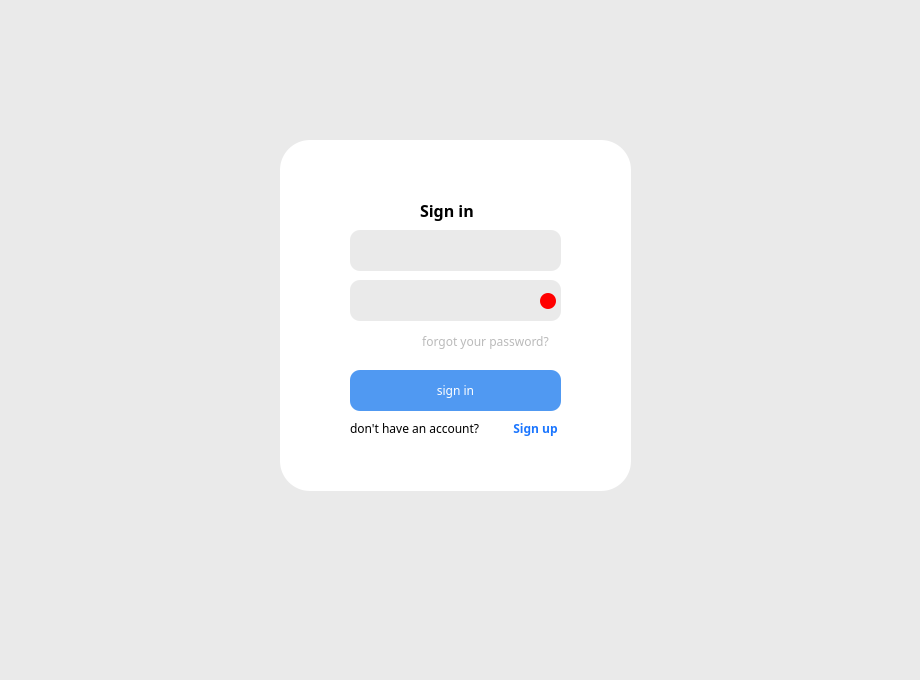
<?xml version="1.0" encoding="UTF-8"?>
<ui version="4.0">
 <class>Dialog</class>
 <widget class="QDialog" name="Dialog">
  <property name="geometry">
   <rect>
    <x>0</x>
    <y>0</y>
    <width>920</width>
    <height>680</height>
   </rect>
  </property>
  <property name="font">
   <font>
    <italic>true</italic>
   </font>
  </property>
  <property name="windowTitle">
   <string>Dialog</string>
  </property>
  <property name="styleSheet">
   <string notr="true">background-color: #EAEAEA;</string>
  </property>
  <widget class="QFrame" name="frame">
   <property name="geometry">
    <rect>
     <x>280</x>
     <y>140</y>
     <width>351</width>
     <height>351</height>
    </rect>
   </property>
   <property name="styleSheet">
    <string notr="true">border-radius: 30px;
background-color: #FFFFFF</string>
   </property>
   <property name="frameShape">
    <enum>QFrame::StyledPanel</enum>
   </property>
   <property name="frameShadow">
    <enum>QFrame::Raised</enum>
   </property>
   <widget class="QLineEdit" name="email">
    <property name="geometry">
     <rect>
      <x>70</x>
      <y>90</y>
      <width>211</width>
      <height>41</height>
     </rect>
    </property>
    <property name="styleSheet">
     <string notr="true">border-radius: 10px;background-color: #EAEAEA;</string>
    </property>
   </widget>
   <widget class="QPushButton" name="logup">
    <property name="geometry">
     <rect>
      <x>210</x>
      <y>280</y>
      <width>91</width>
      <height>16</height>
     </rect>
    </property>
    <property name="font">
     <font>
      <family>Montserrat</family>
      <bold>true</bold>
     </font>
    </property>
    <property name="styleSheet">
     <string notr="true">color: #1B76FF</string>
    </property>
    <property name="text">
     <string>Sign up</string>
    </property>
   </widget>
   <widget class="QPushButton" name="login">
    <property name="geometry">
     <rect>
      <x>70</x>
      <y>230</y>
      <width>211</width>
      <height>41</height>
     </rect>
    </property>
    <property name="font">
     <font>
      <family>Montserrat</family>
      <bold>false</bold>
     </font>
    </property>
    <property name="toolTipDuration">
     <number>-1</number>
    </property>
    <property name="styleSheet">
     <string notr="true">border-radius: 10px;background-color: #5099F2;color : #FFFFFF</string>
    </property>
    <property name="text">
     <string>sign in</string>
    </property>
   </widget>
   <widget class="QLineEdit" name="pwd">
    <property name="geometry">
     <rect>
      <x>70</x>
      <y>140</y>
      <width>211</width>
      <height>41</height>
     </rect>
    </property>
    <property name="styleSheet">
     <string notr="true">border-radius: 10px;background-color: #EAEAEA</string>
    </property>
   </widget>
   <widget class="QPushButton" name="help">
    <property name="geometry">
     <rect>
      <x>130</x>
      <y>190</y>
      <width>151</width>
      <height>23</height>
     </rect>
    </property>
    <property name="font">
     <font>
      <family>Montserrat</family>
      <bold>false</bold>
      <underline>false</underline>
      <strikeout>false</strikeout>
     </font>
    </property>
    <property name="styleSheet">
     <string notr="true">color: #BABABA</string>
    </property>
    <property name="text">
     <string>forgot your password?</string>
    </property>
   </widget>
   <widget class="QLabel" name="label">
    <property name="geometry">
     <rect>
      <x>140</x>
      <y>60</y>
      <width>61</width>
      <height>21</height>
     </rect>
    </property>
    <property name="font">
     <font>
      <family>Montserrat</family>
      <pointsize>12</pointsize>
      <bold>true</bold>
     </font>
    </property>
    <property name="text">
     <string>Sign in</string>
    </property>
   </widget>
   <widget class="QLabel" name="label_2">
    <property name="geometry">
     <rect>
      <x>70</x>
      <y>280</y>
      <width>161</width>
      <height>16</height>
     </rect>
    </property>
    <property name="font">
     <font>
      <family>Montserrat</family>
      <bold>false</bold>
     </font>
    </property>
    <property name="text">
     <string>don't have an account?</string>
    </property>
   </widget>
   <widget class="QFrame" name="no">
    <property name="geometry">
     <rect>
      <x>260</x>
      <y>153</y>
      <width>16</width>
      <height>16</height>
     </rect>
    </property>
    <property name="styleSheet">
     <string notr="true">background-color: #FF0000;border-radius: 8px;</string>
    </property>
    <property name="frameShape">
     <enum>QFrame::StyledPanel</enum>
    </property>
    <property name="frameShadow">
     <enum>QFrame::Raised</enum>
    </property>
   </widget>
   <zorder>email</zorder>
   <zorder>login</zorder>
   <zorder>logup</zorder>
   <zorder>pwd</zorder>
   <zorder>help</zorder>
   <zorder>label</zorder>
   <zorder>label_2</zorder>
   <zorder>no</zorder>
  </widget>
 </widget>
 <resources/>
 <connections/>
</ui>
